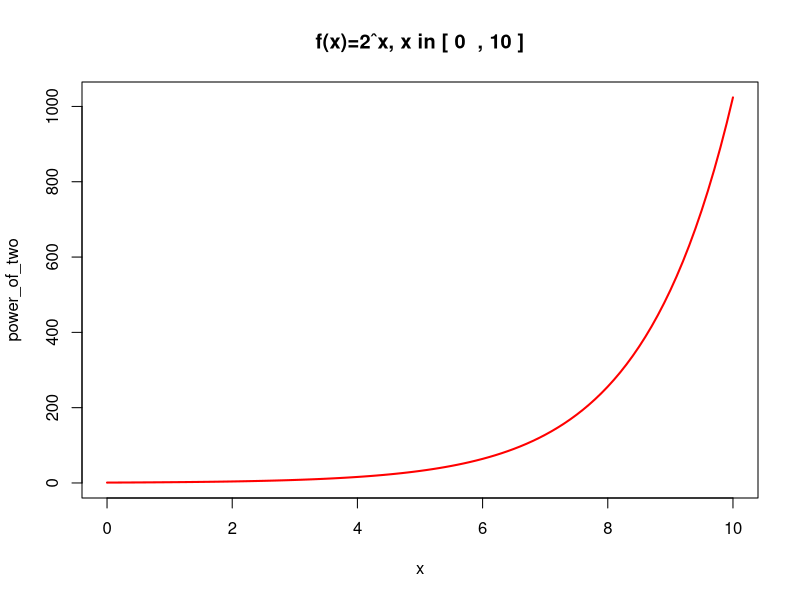

Reproduce this figure in R.
# Title     : Ex 1
# Objective : Ex 1
# Created by: andrluc
# Created on: 10/25/18

pdf.options(encoding='ISOLatin2.enc')

power_of_two = function(y) {
    2 ^ y
}

ex1_function = function(a, b) {
    title = paste('f(x)=2ˆx, x in [', a, ' ,', b, ']')
    plot(power_of_two, xlim=c(a, b), col='red', lwd=2, main=title)
}

ex1_function(0, 10)